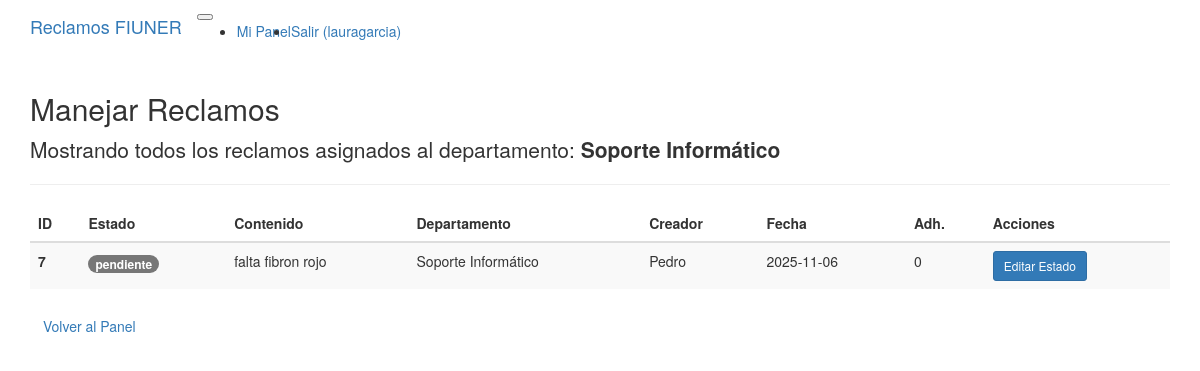
The app's page /manejar_reclamos (signed in) with its own data.
### modules/modelos_db.py (models this page shows)
class ModeloUsuario(Base):
    __tablename__ = 'usuarios'
    id = Column(Integer, primary_key=True)
    nombre = Column(String(100), nullable=False) # nullable=False significa que no puede estar vacío
    apellido = Column(String(100), nullable=False)
    email = Column(String(100), nullable=False, unique=True) # unique=True asegura que no haya emails repetidos
    nombre_usuario = Column(String(50), nullable=False, unique=True) # unique=True asegura que no haya nombres de usuario repetidos
    claustro = Column(String(20), nullable=False)
    contrasena = Column(String(255), nullable=False) # Guardaremos la contraseña hasheada (más adelante)
    reclamos_creados = relationship("ModeloReclamo", back_populates="creador")
    rol = Column(String(20), nullable=False, default="final")
    departamento_asignado = Column(String(100), nullable=True) # nullable=True porque no todos los usuarios son jefes
    reclamos_adheridos = relationship(
        "ModeloReclamo",
        secondary=asociacion_reclamos_adherentes,
        back_populates="adherentes"
    )

class ModeloReclamo(Base):
    __tablename__ = 'reclamos' # Nombre de la tabla en la BD
    id = Column(Integer, primary_key=True)
    contenido = Column(String(1000), nullable=False)
    departamento = Column(String(100), nullable=False)
    timestamp = Column(DateTime, nullable=False) # Guardará fecha y hora
    estado = Column(String(20), nullable=False)
    tiempo_resolucion_asignado = Column(Integer, nullable=True) # Puede ser nulo al principio
    id_usuario_creador = Column(Integer, ForeignKey('usuarios.id'), nullable=False)
    creador = relationship("ModeloUsuario", back_populates="reclamos_creados")
    adherentes = relationship(
        "ModeloUsuario",
        secondary=asociacion_reclamos_adherentes,
        back_populates="reclamos_adheridos"
    )

### server.py (the view)
@app.route("/manejar_reclamos")
@gestor_login.se_requiere_login
@gestor_login.rol_requerido(roles_permitidos=['jefe', 'secretario'])
def manejar_reclamos():
    usuario_actual = gestor_login.usuario_actual
    lista_reclamos = []
    try:
        if usuario_actual.rol == 'jefe':
            lista_reclamos = repo_reclamos.obtener_todos_por_filtro(
                departamento=usuario_actual.departamento
            )
        elif usuario_actual.rol == 'secretario':
            lista_reclamos = repo_reclamos.obtener_todos()
        lista_reclamos.sort(key=lambda r: r.estado)
        return render_template("manejar_reclamos.html",
                               reclamos=lista_reclamos,
                               usuario=usuario_actual)
    except Exception as e:
        flash(f"Error al cargar los reclamos: {e}", "danger")
        return redirect(url_for('panel_principal'))

### modules/gestor_login.py (called while the page is built)
    @property
    def usuario_actual(self) -> UsuarioLogin | None:
        return current_user if current_user.is_authenticated else None

    @property
    def usuario_autenticado(self) -> bool:
        return current_user.is_authenticated

    def rol_requerido(self, roles_permitidos: list[str]):
        def decorador(f):
            @wraps(f)
            def funcion_decorada(*args, **kwargs):
                if not self.usuario_autenticado:
                    return self.__login_manager.unauthorized()
                if self.usuario_actual.rol not in roles_permitidos:
                    abort(403, "No tienes permiso para acceder a esta página.")
                return f(*args, **kwargs)
            return funcion_decorada
        return decorador

        @login_manager.user_loader
        def cargar_usuario_actual(id_usuario_str: str):
            try:
                id_usuario_int = int(id_usuario_str)
            except ValueError:
                return None # Si el ID no es un número, es inválido
            entidad = self.__repo_usuarios.obtener_por_id(id_usuario_int)
            if entidad:
                return UsuarioLogin(entidad)
            else:
                return None

### modules/reclamo.py (called while the page is built)
    @property
    def id_reclamo(self) -> int:
        return self.__id_reclamo

    @property
    def usuario_creador(self) -> Usuario:
        return self.__usuario_creador

    @property
    def contenido(self) -> str:
        return self.__contenido

    @property
    def departamento(self) -> str:
        return self.__departamento

    @property
    def timestamp(self) -> datetime.datetime:
        return self.__timestamp

    @property
    def estado(self) -> str:
        return self.__estado

    @property
    def numero_adherentes(self) -> int:
        return len(self.__adherentes)

### modules/repositorio_concreto.py (called while the page is built)
    def obtener_por_id(self, id: int) -> Optional[Usuario]:
        modelo = self.__session.query(ModeloUsuario).get(id)
        return self.__map_modelo_a_entidad(modelo) if modelo else None

    def obtener_todos_por_filtro(self, **kwargs) -> List[Reclamo]:
        modelos = self.__session.query(ModeloReclamo).filter_by(**kwargs).all()
        return [self.__map_modelo_a_entidad(m) for m in modelos]

### modules/roles.py (called while the page is built)
    @property
    def departamento_asignado(self) -> str:
        return self.__departamento_asignado

### modules/usuario.py (called while the page is built)
    @property
    def nombre_usuario(self) -> str:
        return self.__nombre_usuario

    @property
    def id_bd(self) -> int | None:
        return self.__id_bd

### templates/manejar_reclamos.html (shortened to what this page needs)
{% extends 'base.html' %}
{% block page_content %}
    <h2>Manejar Reclamos</h2>
    {% if usuario.rol == 'jefe' %}
        <p class="lead">Mostrando todos los reclamos asignados al departamento: <b>{{ usuario.departamento.title() }}</b></p>
    {% else %}
        <p class="lead">Mostrando <b>todos</b> los reclamos del sistema (Vista de Secretaría Técnica).</p>
    {% endif %}
    <hr>
    <div class="table-responsive">
        <table class="table table-striped table-hover">
            <thead class="table-dark">
                <tr>
                    <th>ID</th>
                    <th>Estado</th>
                    <th>Contenido</th>
                    <th>Departamento</th>
                    <th>Creador</th>
                    <th>Fecha</th>
                    <th>Adh.</th>
                    <th>Acciones</th>
                </tr>
            </thead>
            <tbody>
            {% if reclamos %}
                {% for reclamo in reclamos %}
                    <tr>
                        <td><b>{{ reclamo.id_reclamo }}</b></td>
                        <td>
                            {% if reclamo.estado == 'pendiente' %}
                                <span class="badge bg-warning text-dark">{{ reclamo.estado }}</span>
                            {% elif reclamo.estado == 'en proceso' %}
                                <span class="badge bg-info text-dark">{{ reclamo.estado }}</span>
                            {% elif reclamo.estado == 'resuelto' %}
                                <span class="badge bg-success">{{ reclamo.estado }}</span>
                            {% else %}
                                <span class="badge bg-danger">{{ reclamo.estado }}</span>
                            {% endif %}
                        </td>
                        <td>{{ reclamo.contenido|truncate(100) }}</td>
                        <td>{{ reclamo.departamento.title() }}</td>
                        <td>{{ reclamo.usuario_creador.nombre_usuario }}</td>
                        <td>{{ reclamo.timestamp.strftime('%Y-%m-%d') }}</td>
                        <td>{{ reclamo.numero_adherentes }}</td>
                        <td>
                            <a href="{{ url_for('editar_estado', id_reclamo=reclamo.id_reclamo) }}" class="btn btn-primary btn-sm">Editar Estado</a>
                        </td>
                    </tr>
                {% endfor %}
            {% else %}
                <tr>
                    <td colspan="8" class="text-center">No se encontraron reclamos para este departamento.</td>
                </tr>
            {% endif %}
            </tbody>
        </table>
    </div>
    <a href="{{ url_for('panel_principal') }}" class="btn btn-secondary mt-3">Volver al Panel</a>
{% endblock %}

### templates/base.html (shortened to what this page needs)
{% extends 'bootstrap/base.html' %}
{% block navbar %}
<nav class="navbar navbar-expand-lg navbar-dark bg-dark">
    <div class="container">
        <a class="navbar-brand" href="{{ url_for('inicio') }}">Reclamos FIUNER</a>
        <button class="navbar-toggler" type="button" data-bs-toggle="collapse" data-bs-target="#navbarNav" aria-controls="navbarNav" aria-expanded="false" aria-label="Toggle navigation">
        </button>
        <div class="collapse navbar-collapse" id="navbarNav">
            <ul class="navbar-nav ms-auto">
                {% if gestor_login.usuario_autenticado %}
                    <li class="nav-item">
                        <a class="nav-link" href="{{ url_for('panel_principal') }}">Mi Panel</a>
                    </li>
                    <li class="nav-item">
                        <a class="nav-link" href="{{ url_for('logout') }}">Salir ({{ gestor_login.usuario_actual.nombre_usuario }})</a>
                    </li>
                {% endif %}
            </ul>
        </div>
    </div>
</nav>
{% endblock %}
{% block content %}
<div class="container mt-4">
    {% block page_content %}{% endblock %}
</div>
{% endblock %}

### records on screen
ModeloUsuario: usuario_actual.nombre_usuario "lauragarcia", departamento "Soporte Informático"
ModeloReclamo: id_reclamo "7", estado "pendiente", contenido "falta fibron rojo", departamento "Soporte Informático", usuario_creador.nombre_usuario "Pedro", timestamp "2025-11-06", numero_adherentes "0"
